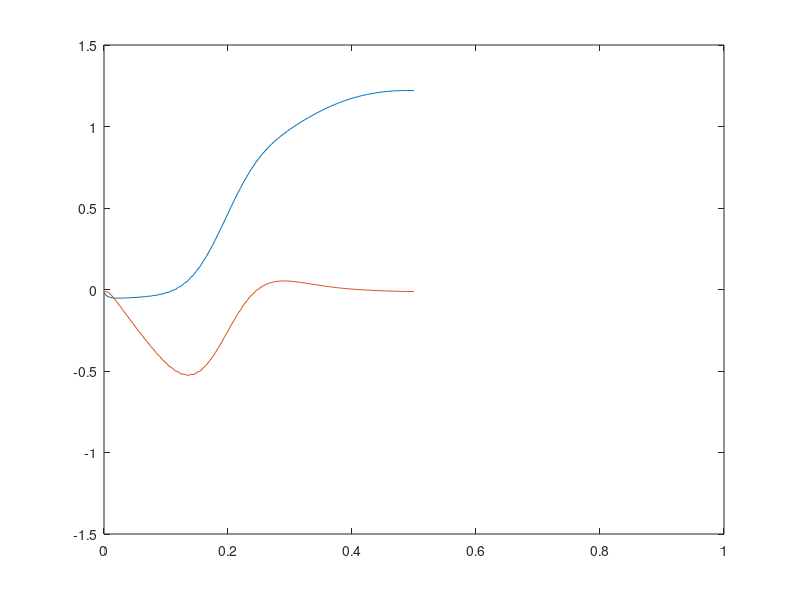

Write MATLAB code to recreate this figure.
a=1;
b=2;

%initialize parameters
t0=0;
tf=1;
L=100;
N=100;

%define space mesh
dx = 1/L;
x = 0:dx/2:1;
x = x';

%set inital funcitons  
InitialPressure = sin(pi * x)';
%InitialPressure = x;
%InitialVelocity = ones(1,length(x));
InitialVelocity = cos(pi*x)';


% define time mesh
dt = dx;
t = t0:dt:tf;

%wave speed details
rho1 = 2;                 %density
K1 = .25;                   %bulk modulus
rho2=2;
K2=.25;
%impedence
Z1 = rho1 * K1;             
Z2=rho2*K2;
%Zmatrix=[Z1 Z0;1 1];

A = [0 K1; 1 / rho1 0];       %wave speed
R = [-Z1 Z1 ; 1 1];         

%CFL number
mu = A*dt/dx;

%preallocate u, set initial value using intital condition
U =struct('PressureEdge1', zeros(N+1,L+1), 'VelocityEdge1',zeros(N+1,L+1),...
    'PressureEdge2', zeros(N+1,L+1), 'VelocityEdge2',zeros(N+1,L+1));
U(:).PressureEdge1(1,:) = InitialPressure(1:N+1);
U(:).VelocityEdge1(1,:) = InitialVelocity(1:N+1);
U(:).PressureEdge2(1,:) = InitialPressure(N+1:end);
U(:).VelocityEdge2(1,:) = InitialVelocity(N+1:end);



%struct to store w,z at junctions, index gives egde, column 1 of struct is
%the char at the left endpoint 'a' and column 2 gives the char at the 
% right endpoint 'b'
%w left moving 
%z right moving
C=struct('w1', zeros(N+1,2), 'z1',zeros(N+1,2),...
    'w2', zeros(N+1,2), 'z2',zeros(N+1,2));

%loop through time
for n=1:N
    %loop through space
    for j=2:L
%u(n + 1,j)= (u(n,j - 1) + u(n,j + 1))/2 -(mu/2)*(u(n,j + 1) - u(n,j - 1))

      prev=(cell2mat({U.PressureEdge1(n,j-1),U.VelocityEdge1(n,j-1)}))';
      next=(cell2mat({U.PressureEdge1(n,j+1),U.VelocityEdge1(n,j+1)}))';
      newU= (prev + next)/ 2 - (mu/ 2) * (next - prev);

      U.PressureEdge1(n + 1 , j)=newU(1);
      U.VelocityEdge1(n + 1 , j)=newU(2);
      
      prev=(cell2mat({U.PressureEdge2(n,j-1),U.VelocityEdge2(n,j-1)}))';
      next=(cell2mat({U.PressureEdge2(n,j+1),U.VelocityEdge2(n,j+1)}))';
      newU= (prev + next)/ 2 - (mu/ 2) * (next - prev);

      U.PressureEdge2(n + 1 , j)=newU(1);
      U.VelocityEdge2(n + 1 , j)=newU(2);
    end

    %Jucntions
    j=1;

    %calc chars using pres/vel for egde 1
    prev=(cell2mat({U.PressureEdge1(n,j),U.VelocityEdge1(n,j)}))';
    prev= R*prev;
    next=(cell2mat({U.PressureEdge1(n,j+1),U.VelocityEdge1(n,j+1)}))';
    next= R*next;
    %w(x^n)=mu*(z_(L)-z_(L-1))+z_L...linear interpolation for known char
    curr = prev - mu*(prev - next);
    %set w char value at junction 
    C.w1(n+1,a)=curr(1);
    
    %calc chars using pres/vel for edge 2
    prev=(cell2mat({U.PressureEdge2(n,j),U.VelocityEdge2(n,j)}))';
    prev= R*prev;
    next=(cell2mat({U.PressureEdge2(n,j+1),U.VelocityEdge2(n,j+1)}))';
    next= R*next;
    %w(x^n)=mu*(z_(L)-z_(L-1))+z_L...linear interpolation for known char
    curr = prev - mu*(prev - next);
    %set w char value at junction 
    C.w2(n+1,b)=curr(1);
    
    
    
    
    
    
    %right junction 
    j = L+1;
    %calc chars using pres/vel for edge 1
    prev=(cell2mat({U.PressureEdge1(n,j-1),U.VelocityEdge1(n,j-1)}))';
    prev=R*prev;
    next=(cell2mat({U.PressureEdge1(n,j),U.VelocityEdge1(n,j)}))';
    next=R*next;
    %z(x^n)=mu*(z_(L)-z_(L-1))+z_L...linear interpolation for known char
    curr = mu*(prev - next) + prev;
    %set w char value at junction 
    C.z1(n+1,b)=curr(2);
    
    %calc chars using pres/vel for edge 2
    prev=(cell2mat({U.PressureEdge2(n,j-1),U.VelocityEdge2(n,j-1)}))';
    prev=R*prev;
    next=(cell2mat({U.PressureEdge2(n,j),U.VelocityEdge2(n,j)}))';
    next=R*next;
    %z(x^n)=mu*(z_(L)-z_(L-1))+z_L...linear interpolation for known char
    curr = mu*(prev - next) + prev;
    %set w char value at junction 
    C.z2(n+1,a)=curr(2);
    
    
    
    
    %calc unk chars at juction using known chars.  Solve system Ax=b using
    %interpolated chars 
    knownchars = (cell2mat({C.w1(n+1,a),C.z2(n+1,a)}))';
    knownchars = [Z1 Z2;-1 1]*knownchars;
    unkchars = [Z2 Z1; -1 1] \ knownchars ;
    C.w2(n+1,a) = unkchars(1);
    C.z1(n+1,a) = unkchars(2);
  
    %calc press/vel using chars
    j=1;
    newC = (cell2mat({C.w1(n+1,a),C.z1(n+1,a)}))';
    newU = R \ newC;
    U.PressureEdge1(n+1,j) = newU(1);
    U.VelocityEdge1(n+1,j) = newU(2);
    %U.PressureEdge2(n+1,L+1)=U.PressureEdge1(n+1,j);
    
    newC = (cell2mat({C.w2(n+1,a),C.z2(n+1,a)}))';
    newU = R \ newC;
    U.PressureEdge2(n+1,L+1) = newU(1);
    U.VelocityEdge2(n+1,L+1) = newU(2);
    %U.PressureEdge1(n+1,L+1)=U.PressureEdge2(n+1,j);
    
    %calc press/vel using chars
    j=L+1;
    
    %calc unk chars at juction using known chars.  Solve system Ax=b using
    %interpolated chars 
    knownchars = (cell2mat({C.w2(n+1,b),C.z1(n+1,b)}))';
    knownchars = [-Z2 -Z1;1 -1]*knownchars;
    unkchars = [-Z1 -Z2; 1 -1] \ knownchars ;
    C.w1(n+1,b) = unkchars(1);
    C.z2(n+1,b) = unkchars(2);
    
    
    %set chars on edge 2 at L+1 to calc'd press/vel  
    newC = (cell2mat({C.w1(n+1,2),C.z1(n+1,2)}))';
    newU = R \ newC;
    U.PressureEdge1(n+1,j) = newU(1);
    U.VelocityEdge1(n+1,j) = newU(2);
    %U.PressureEdge2(n+1,1) = newU(1);
    
    newC = (cell2mat({C.w2(n+1,2),C.z2(n+1,2)}))';
    newU = R \ newC;
    U.PressureEdge2(n+1,1) = newU(1);
    U.VelocityEdge2(n+1,1) = newU(2);

end

clf
%figure(glf)
% hold on
for i=1:L
   
    plot(x(1:N+1),U.PressureEdge1(i,:),x(1:N+1),U.VelocityEdge1(i,:))
	axis([0 1 -1.5 1.5])
    pause(.05)
    drawnow
    
end
hold off
